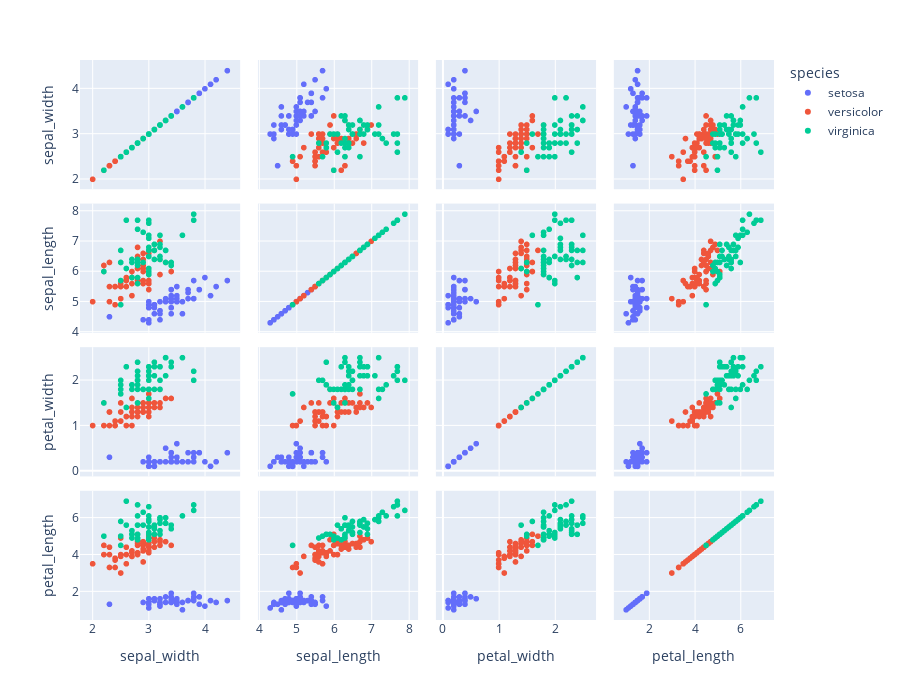

The notebook cell this image was saved under:
### Code cell
features = ["sepal_width", "sepal_length", "petal_width", "petal_length"]

fig = px.scatter_matrix(
    data_frame=iris,
    dimensions=features,
    color="species"
)

fig.update_layout(
    height=700,
)

# 关闭对角线
# fig.update_traces(diagonal_visible=False)

fig.show()

### Figure 1 — Plotly figure (JSON) as saved in the notebook; plotly's stock layout.template omitted (floating-point values rounded to 4 significant figures)
{"data": [{"dimensions": [{"axis": {"matches": true}, "label": "sepal_width", "values": [3.5, 3, 3.2, 3.1, 3.6, 3.9, 3.4, 3.4, 2.9, 3.1, 3.7, 3.4, 3, 3, 4, 4.4, 3.9, 3.5, 3.8, 3.8, 3.4, 3.7, 3.6, 3.3, 3.4, 3, 3.4, 3.5, 3.4, 3.2, 3.1, 3.4, 4.1, 4.2, 3.1, 3.2, 3.5, 3.1, 3, 3.4, 3.5, 2.3, 3.2, 3.5, 3.8, 3, 3.8, 3.2, 3.7, 3.3]}, {"axis": {"matches": true}, "label": "sepal_length", "values": [5.1, 4.9, 4.7, 4.6, 5, 5.4, 4.6, 5, 4.4, 4.9, 5.4, 4.8, 4.8, 4.3, 5.8, 5.7, 5.4, 5.1, 5.7, 5.1, 5.4, 5.1, 4.6, 5.1, 4.8, 5, 5, 5.2, 5.2, 4.7, 4.8, 5.4, 5.2, 5.5, 4.9, 5, 5.5, 4.9, 4.4, 5.1, 5, 4.5, 4.4, 5, 5.1, 4.8, 5.1, 4.6, 5.3, 5]}, {"axis": {"matches": true}, "label": "petal_width", "values": [0.2, 0.2, 0.2, 0.2, 0.2, 0.4, 0.3, 0.2, 0.2, 0.1, 0.2, 0.2, 0.1, 0.1, 0.2, 0.4, 0.4, 0.3, 0.3, 0.3, 0.2, 0.4, 0.2, 0.5, 0.2, 0.2, 0.4, 0.2, 0.2, 0.2, 0.2, 0.4, 0.1, 0.2, 0.1, 0.2, 0.2, 0.1, 0.2, 0.2, 0.3, 0.3, 0.2, 0.6, 0.4, 0.3, 0.2, 0.2, 0.2, 0.2]}, {"axis": {"matches": true}, "label": "petal_length", "values": [1.4, 1.4, 1.3, 1.5, 1.4, 1.7, 1.4, 1.5, 1.4, 1.5, 1.5, 1.6, 1.4, 1.1, 1.2, 1.5, 1.3, 1.4, 1.7, 1.5, 1.7, 1.5, 1, 1.7, 1.9, 1.6, 1.6, 1.5, 1.4, 1.6, 1.6, 1.5, 1.5, 1.4, 1.5, 1.2, 1.3, 1.5, 1.3, 1.5, 1.3, 1.3, 1.3, 1.6, 1.9, 1.4, 1.6, 1.4, 1.5, 1.4]}], "hovertemplate": "species=setosa<br>%{xaxis.title.text}=%{x}<br>%{yaxis.title.text}=%{y}<extra></extra>", "legendgroup": "setosa", "marker": {"color": "#636efa", "symbol": "circle"}, "name": "setosa", "showlegend": true, "type": "splom"}, {"dimensions": [{"axis": {"matches": true}, "label": "sepal_width", "values": [3.2, 3.2, 3.1, 2.3, 2.8, 2.8, 3.3, 2.4, 2.9, 2.7, 2, 3, 2.2, 2.9, 2.9, 3.1, 3, 2.7, 2.2, 2.5, 3.2, 2.8, 2.5, 2.8, 2.9, 3, 2.8, 3, 2.9, 2.6, 2.4, 2.4, 2.7, 2.7, 3, 3.4, 3.1, 2.3, 3, 2.5, 2.6, 3, 2.6, 2.3, 2.7, 3, 2.9, 2.9, 2.5, 2.8]}, {"axis": {"matches": true}, "label": "sepal_length", "values": [7, 6.4, 6.9, 5.5, 6.5, 5.7, 6.3, 4.9, 6.6, 5.2, 5, 5.9, 6, 6.1, 5.6, 6.7, 5.6, 5.8, 6.2, 5.6, 5.9, 6.1, 6.3, 6.1, 6.4, 6.6, 6.8, 6.7, 6, 5.7, 5.5, 5.5, 5.8, 6, 5.4, 6, 6.7, 6.3, 5.6, 5.5, 5.5, 6.1, 5.8, 5, 5.6, 5.7, 5.7, 6.2, 5.1, 5.7]}, {"axis": {"matches": true}, "label": "petal_width", "values": [1.4, 1.5, 1.5, 1.3, 1.5, 1.3, 1.6, 1, 1.3, 1.4, 1, 1.5, 1, 1.4, 1.3, 1.4, 1.5, 1, 1.5, 1.1, 1.8, 1.3, 1.5, 1.2, 1.3, 1.4, 1.4, 1.7, 1.5, 1, 1.1, 1, 1.2, 1.6, 1.5, 1.6, 1.5, 1.3, 1.3, 1.3, 1.2, 1.4, 1.2, 1, 1.3, 1.2, 1.3, 1.3, 1.1, 1.3]}, {"axis": {"matches": true}, "label": "petal_length", "values": [4.7, 4.5, 4.9, 4, 4.6, 4.5, 4.7, 3.3, 4.6, 3.9, 3.5, 4.2, 4, 4.7, 3.6, 4.4, 4.5, 4.1, 4.5, 3.9, 4.8, 4, 4.9, 4.7, 4.3, 4.4, 4.8, 5, 4.5, 3.5, 3.8, 3.7, 3.9, 5.1, 4.5, 4.5, 4.7, 4.4, 4.1, 4, 4.4, 4.6, 4, 3.3, 4.2, 4.2, 4.2, 4.3, 3, 4.1]}], "hovertemplate": "species=versicolor<br>%{xaxis.title.text}=%{x}<br>%{yaxis.title.text}=%{y}<extra></extra>", "legendgroup": "versicolor", "marker": {"color": "#EF553B", "symbol": "circle"}, "name": "versicolor", "showlegend": true, "type": "splom"}, {"dimensions": [{"axis": {"matches": true}, "label": "sepal_width", "values": [3.3, 2.7, 3, 2.9, 3, 3, 2.5, 2.9, 2.5, 3.6, 3.2, 2.7, 3, 2.5, 2.8, 3.2, 3, 3.8, 2.6, 2.2, 3.2, 2.8, 2.8, 2.7, 3.3, 3.2, 2.8, 3, 2.8, 3, 2.8, 3.8, 2.8, 2.8, 2.6, 3, 3.4, 3.1, 3, 3.1, 3.1, 3.1, 2.7, 3.2, 3.3, 3, 2.5, 3, 3.4, 3]}, {"axis": {"matches": true}, "label": "sepal_length", "values": [6.3, 5.8, 7.1, 6.3, 6.5, 7.6, 4.9, 7.3, 6.7, 7.2, 6.5, 6.4, 6.8, 5.7, 5.8, 6.4, 6.5, 7.7, 7.7, 6, 6.9, 5.6, 7.7, 6.3, 6.7, 7.2, 6.2, 6.1, 6.4, 7.2, 7.4, 7.9, 6.4, 6.3, 6.1, 7.7, 6.3, 6.4, 6, 6.9, 6.7, 6.9, 5.8, 6.8, 6.7, 6.7, 6.3, 6.5, 6.2, 5.9]}, {"axis": {"matches": true}, "label": "petal_width", "values": [2.5, 1.9, 2.1, 1.8, 2.2, 2.1, 1.7, 1.8, 1.8, 2.5, 2, 1.9, 2.1, 2, 2.4, 2.3, 1.8, 2.2, 2.3, 1.5, 2.3, 2, 2, 1.8, 2.1, 1.8, 1.8, 1.8, 2.1, 1.6, 1.9, 2, 2.2, 1.5, 1.4, 2.3, 2.4, 1.8, 1.8, 2.1, 2.4, 2.3, 1.9, 2.3, 2.5, 2.3, 1.9, 2, 2.3, 1.8]}, {"axis": {"matches": true}, "label": "petal_length", "values": [6, 5.1, 5.9, 5.6, 5.8, 6.6, 4.5, 6.3, 5.8, 6.1, 5.1, 5.3, 5.5, 5, 5.1, 5.3, 5.5, 6.7, 6.9, 5, 5.7, 4.9, 6.7, 4.9, 5.7, 6, 4.8, 4.9, 5.6, 5.8, 6.1, 6.4, 5.6, 5.1, 5.6, 6.1, 5.6, 5.5, 4.8, 5.4, 5.6, 5.1, 5.1, 5.9, 5.7, 5.2, 5, 5.2, 5.4, 5.1]}], "hovertemplate": "species=virginica<br>%{xaxis.title.text}=%{x}<br>%{yaxis.title.text}=%{y}<extra></extra>", "legendgroup": "virginica", "marker": {"color": "#00cc96", "symbol": "circle"}, "name": "virginica", "showlegend": true, "type": "splom"}], "layout": {"dragmode": "select", "height": 700, "legend": {"title": {"text": "species"}, "tracegroupgap": 0}, "margin": {"t": 60}}}
